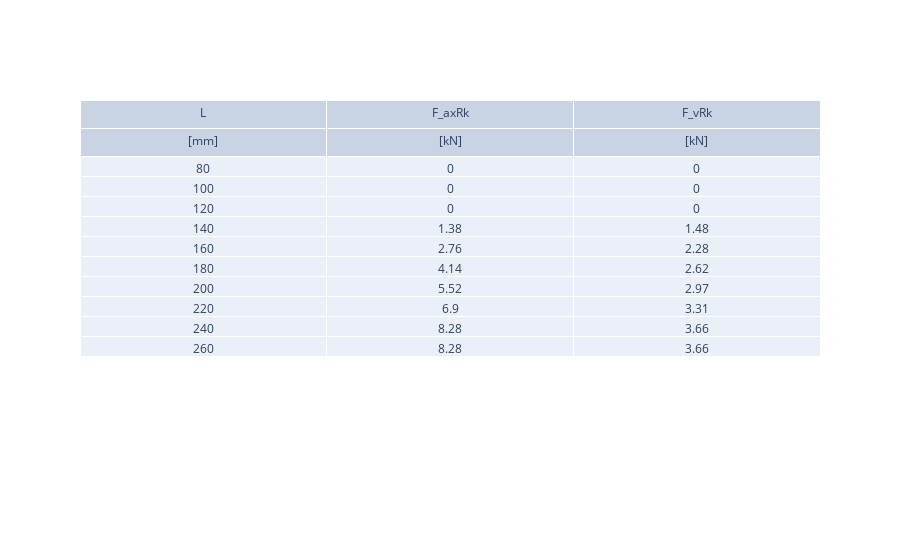

Write notebook code for a chart like this one.
### Markdown cell above
### Tabellen

Die allgemeine Vorgehensweise für das Kreieren einer Tabelle in Plotly besteht darin, zuerst ein *Figure-Objekt* zu erstellen. Dieses Objekt kann dann beliebig mit der Funktion *add_traces()* mit Graphen erweitert bzw. befüllt werden. Hier wird für das erste Argument *data* eine Liste zugewiesen, die schließlich ein Tabellen-Objekt beinhaltet. Das Tabellen-Objekt besitzt die Argumente für die Überschrift und Zellen der Tabelle, die mit einem dictionary hinzugefügt werden. Mit der Funktion *update_layout* können nun alle möglichen grafischen Eigenschaften modifiziert werden. 

```python
#Initiieren eines Figure-Objektes
tabelle = go.Figure()

#Hinzufügen einer Tabelle
tabelle.add_traces((data=[go.Table(header, cells)]))

#Aktualisieren von grafischen Elementen
tabelle.update_layout(width, height, title_text)
```


**Link zur Online-Dokumentation** <br>
[Plotly Tabellen](https://plotly.com/python/table/)<br>

### Code cell
import plotly.graph_objects as go

#Dictionaries
dict_header={'values':[('L','[mm]'),  ('F_axRk','[kN]'), ('F_vRk','[kN]')]}
dict_cells={'values':[L_L,  L_axial, L_scher]}

#Initiieren eines Figure-Objektes
tabelle = go.Figure()

#Hinzufügen einer Tabelle
tabelle.add_traces([go.Table(header=dict_header, cells=dict_cells)])

### Figure 1 — Plotly figure (JSON) as saved in the notebook; plotly's stock layout.template omitted (floating-point values rounded to 4 significant figures)
{"data": [{"cells": {"values": [[80, 100, 120, 140, 160, 180, 200, 220, 240, 260], [0, 0, 0, 1.38, 2.76, 4.14, 5.52, 6.9, 8.28, 8.28], [0, 0, 0, 1.48, 2.28, 2.62, 2.97, 3.31, 3.66, 3.66]]}, "header": {"values": [["L", "[mm]"], ["F_axRk", "[kN]"], ["F_vRk", "[kN]"]]}, "type": "table"}], "layout": {}}
